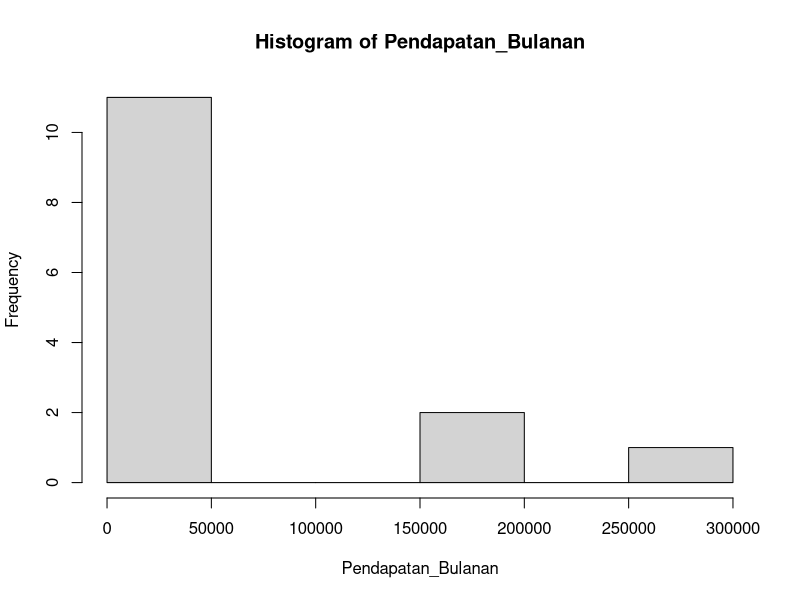

Write the R code that produced this figure.
## SOALAN 1 ##
Nama_Syarikat <- c("ABC", "Bookstore Timah", "Prasa", "Delta", "Alfa", "Gama",
"Bakeri Hasan", "Shel", "DV", "Viva", "Kedai Sate Ali", "Kedai Runcit Abu", "Kilang Apel",
"DM")
Nama_Syarikat

Pendapatan_Bulanan<- c(15214.32, 3126.60, 5211.10, 3000.00, 12431.11, 290000.00, 
                       16321.00, 176342.11, 6251.99, 6011.23, 4321.67, 6743.28,
                       167223.90, 26590.12)
Pendapatan_Bulanan

Bil_Pekerja<- c(4,3,1,1,2,1974,5,100,4,4,2,2,200,7)
Bil_Pekerja

Kategori_Perniagaan<-c("P","P","S","P","P","P","S","B","S","S","S","S","B","P")
Kategori_Perniagaan

Modal_Bulanan<- c(5000.00, 1530.00, 3211.00, 1444.00, 4372.11, 100000.00, 6421.66,
                  54320.00, 4421.00, 5432.31, 1500.00, 2000.00, 48761.00, 6000.00)
Modal_Bulanan

Status_Syarikat <- c(0,0,0,0,0,1,0,1,0,0,0,0,1,0)
Status_Syarikat

Status_Penarafan<-c("A","B","B-","B","A+","A+","A","A+","C","C-","B-","B","A+","A")
Status_Penarafan

## SOALAN 2 ##
mydata <- data.frame(Nama_Syarikat, Pendapatan_Bulanan, Bil_Pekerja, Kategori_Perniagaan, 
Modal_Bulanan, Status_Syarikat, Status_Penarafan)
mydata 

## SOALAN 3 ##
library(dplyr)
mydata3 <- arrange(mydata, Pendapatan_Bulanan)
mydata3 

## SOALAN 4 ##
high_income <- mydata$Pendapatan_Bulanan > 10000
high_income

mydata4 <- mydata%>%mutate(Income_More_10k=high_income)
mydata4

## SOALAN 5 ##
summary(mydata3)

## SOALAN 6 ##
attach(mydata3)
hist(Pendapatan_Bulanan)

as.factor(Kategori_Perniagaan)
as.factor(Status_Penarafan)

summary(mydata3)





